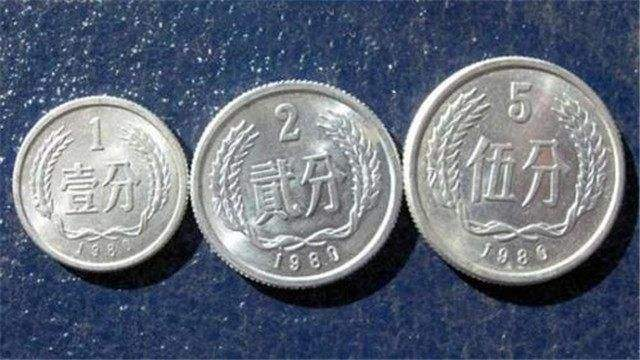
#> input picture Opencv3/data2/5/yuan.jpg, 640 x 360 px
$ python demo.py
#> lines starting #> are read from the running program, lines starting #| are printed output that depends on the picture; after the words box and inside, x2 and y2 are one past the last pixel; in counts of white or black regions, pixels touching at a corner belong together
#> further down, img is the input picture: shape (360, 640, 3); mean B, G, R 122.3, 106.8, 98.2
'''
    圆检测
    霍夫圆检测  一样的原理 平面坐标 转换到空间坐标系 需要已知(x0,y0,R)
    霍夫圆检测 对噪声比较敏感  先对图像进行中值滤波处理
    1  检测边缘  ，发现可能的圆心
    2  基于上一步从候选圆心开始计算最佳半径大小
'''
import cv2 as cv
import numpy as np

# 圆霍夫检测
def detect_cricle_demo(img):
    # 中值滤波 一定要降噪
    dst = cv.pyrMeanShiftFiltering(img,25,100)
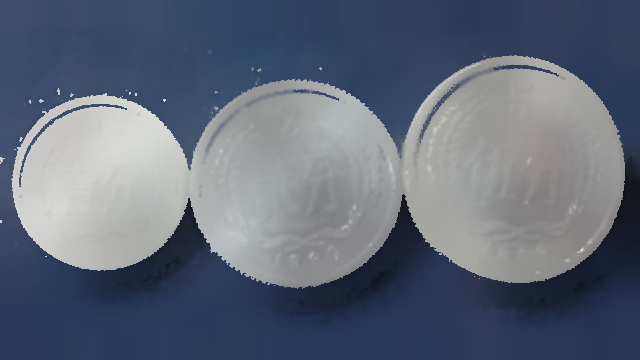
#> dst: shape (360, 640, 3); mean B, G, R 121.6, 105.3, 96.4
    # cv.imshow("dst",dst)
    image = cv.cvtColor(dst,cv.COLOR_BGR2GRAY)
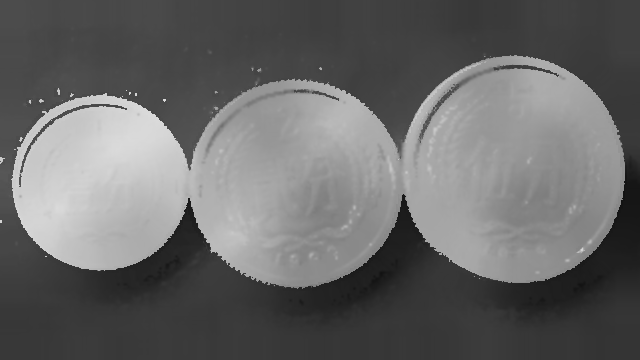
#> image: shape (360, 640); min 18, max 218, mean 104.5
    # 对象  方法只有一个cv.HOUGH_GRADIENT 基于梯度,dp 走的步长 最小距离同心圆 象素相差很小<20为统一圆,
    # parmal 边缘提取的地址和高值 , 最大半径和 最小半径 默认是5
    circle = cv.HoughCircles(image,cv.HOUGH_GRADIENT,1,100,param1=50,param2=30,minRadius=0,maxRadius=0)
#> circle = [[512.5, 165.5, 110.1], [99.5, 182.5, 87.1], [291.5, 183.5, 103.3]]
    # 得到的半径不是整数  要转化为整数
    circle = np.uint16(np.around(circle))
#> circle = [[512, 166, 110], [100, 182, 87], [292, 184, 103]]
    # 得到了(x0,y0,R)
    for i in circle[0, : ]:
        # 画圆
        cv.circle(img,(i[0],i[1]),i[2],(0,0,255),2)
        cv.circle(img,(i[0],i[1]),2,(255,0,0),2)
#> this loop made 3 passes
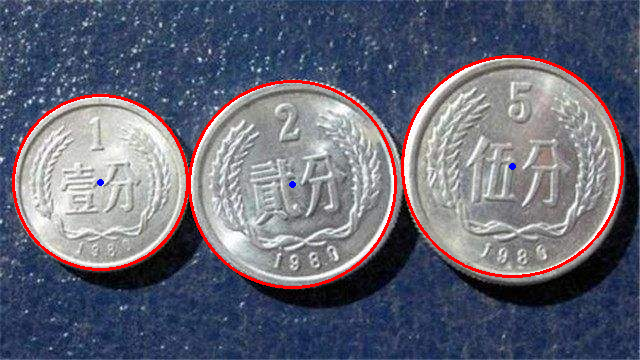
#> img: shape (360, 640, 3); 2.51% of pixels changed, all inside (x1, y1, x2, y2) = (12, 55, 624, 289)
    cv.imshow("circle",img)

img = cv.imread("yuan.jpg")
print('创建成功')
cv.imshow('yuan',img)
detect_cricle_demo(img)

cv.waitKey(0)
cv.destroyAllWindows()
